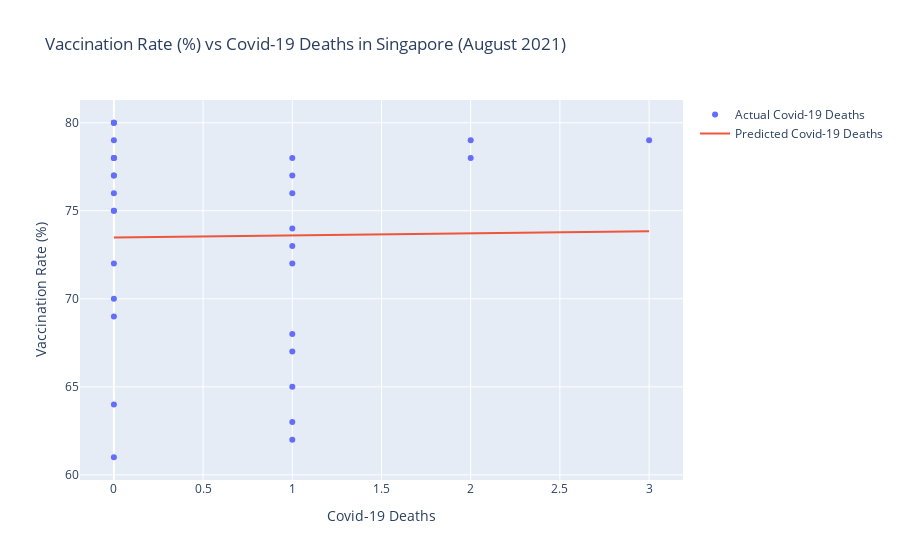

The cell this chart's notebook holds for it:
### Code cell
fig = go.Figure([go.Scatter(x=new_df['Total Deaths'],y=new_df['Completed Full Regimen Vaccination Rate (%)'],mode='markers',name='Actual Covid-19 Deaths'),
                go.Scatter(x=new_df['Total Deaths'],y=predictions, name='Predicted Covid-19 Deaths')])
fig.update_layout(title='Vaccination Rate (%) vs Covid-19 Deaths in Singapore (August 2021)', xaxis_title='Covid-19 Deaths', yaxis_title='Vaccination Rate (%)')
fig.show()

### Figure 1 — Plotly figure (JSON) as saved in the notebook; plotly's stock layout.template omitted (floating-point values rounded to 4 significant figures)
{"data": [{"mode": "markers", "name": "Actual Covid-19 Deaths", "type": "scatter", "x": [0, 1, 1, 0, 1, 1, 1, 0, 0, 0, 1, 1, 1, 0, 0, 0, 1, 0, 0, 1, 0, 2, 1, 0, 0, 2, 3, 0, 0, 0, 0], "y": [61, 62, 63, 64, 65, 67, 68, 69, 70, 72, 72, 73, 74, 75, 75, 76, 76, 77, 77, 77, 78, 78, 78, 78, 78, 79, 79, 79, 80, 80, 80]}, {"name": "Predicted Covid-19 Deaths", "type": "scatter", "x": [0, 1, 1, 0, 1, 1, 1, 0, 0, 0, 1, 1, 1, 0, 0, 0, 1, 0, 0, 1, 0, 2, 1, 0, 0, 2, 3, 0, 0, 0, 0], "y": [73.48, 73.6, 73.6, 73.48, 73.6, 73.6, 73.6, 73.48, 73.48, 73.48, 73.6, 73.6, 73.6, 73.48, 73.48, 73.48, 73.6, 73.48, 73.48, 73.6, 73.48, 73.72, 73.6, 73.48, 73.48, 73.72, 73.84, 73.48, 73.48, 73.48, 73.48]}], "layout": {"title": {"text": "Vaccination Rate (%) vs Covid-19 Deaths in Singapore (August 2021)"}, "xaxis": {"title": {"text": "Covid-19 Deaths"}}, "yaxis": {"title": {"text": "Vaccination Rate (%)"}}}}
